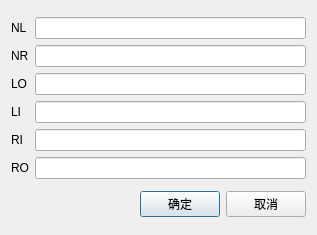
<?xml version="1.0" encoding="UTF-8"?>
<ui version="4.0">
 <class>Dialog</class>
 <widget class="QDialog" name="Dialog">
  <property name="geometry">
   <rect>
    <x>0</x>
    <y>0</y>
    <width>317</width>
    <height>235</height>
   </rect>
  </property>
  <property name="windowTitle">
   <string>Dialog</string>
  </property>
  <layout class="QVBoxLayout" name="verticalLayout">
   <item>
    <layout class="QGridLayout" name="gridLayout">
     <item row="0" column="0">
      <widget class="QLabel" name="label_nl">
       <property name="text">
        <string>NL</string>
       </property>
      </widget>
     </item>
     <item row="0" column="1">
      <widget class="QLineEdit" name="line_edit_nl"/>
     </item>
     <item row="1" column="0">
      <widget class="QLabel" name="label_nr">
       <property name="text">
        <string>NR</string>
       </property>
      </widget>
     </item>
     <item row="1" column="1">
      <widget class="QLineEdit" name="line_edit_nr"/>
     </item>
     <item row="2" column="0">
      <widget class="QLabel" name="label_lo">
       <property name="text">
        <string>LO</string>
       </property>
      </widget>
     </item>
     <item row="2" column="1">
      <widget class="QLineEdit" name="line_edit_lo"/>
     </item>
     <item row="3" column="0">
      <widget class="QLabel" name="label_li">
       <property name="text">
        <string>LI</string>
       </property>
      </widget>
     </item>
     <item row="3" column="1">
      <widget class="QLineEdit" name="line_edit_li"/>
     </item>
     <item row="4" column="0">
      <widget class="QLabel" name="label_ri">
       <property name="text">
        <string>RI</string>
       </property>
      </widget>
     </item>
     <item row="4" column="1">
      <widget class="QLineEdit" name="line_edit_ri"/>
     </item>
     <item row="5" column="0">
      <widget class="QLabel" name="label_ro">
       <property name="text">
        <string>RO</string>
       </property>
      </widget>
     </item>
     <item row="5" column="1">
      <widget class="QLineEdit" name="line_edit_ro"/>
     </item>
    </layout>
   </item>
   <item>
    <layout class="QHBoxLayout" name="horizontalLayout">
     <item>
      <spacer name="horizontalSpacer">
       <property name="orientation">
        <enum>Qt::Horizontal</enum>
       </property>
       <property name="sizeHint" stdset="0">
        <size>
         <width>40</width>
         <height>20</height>
        </size>
       </property>
      </spacer>
     </item>
     <item>
      <widget class="QPushButton" name="pushButton">
       <property name="text">
        <string>确定</string>
       </property>
      </widget>
     </item>
     <item>
      <widget class="QPushButton" name="pushButton_2">
       <property name="text">
        <string>取消</string>
       </property>
      </widget>
     </item>
    </layout>
   </item>
  </layout>
 </widget>
 <resources/>
 <connections/>
</ui>
